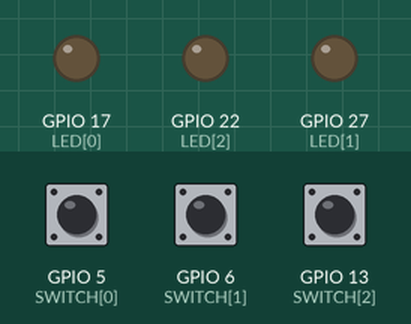
A program run on a simulated Raspberry Pi (BCM pin numbers). Parts: output pins drawn as LEDs (lit = HIGH). The inputs (shaded band) are chosen by the test bench; at power-on: GPIO 5 (SWITCH[0]) LOW, GPIO 6 (SWITCH[1]) LOW, GPIO 13 (SWITCH[2]) LOW.

Above: at 1.2 s.
1.3 s: GPIO 5 (SWITCH[0]) pulled HIGH for 0.15 s
At 1.37 s:
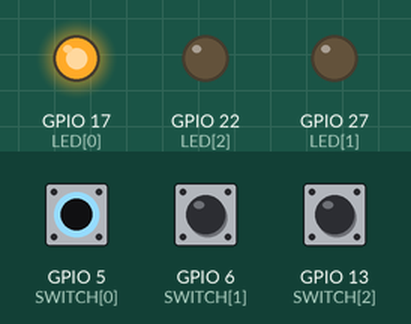
2.9 s: GPIO 6 (SWITCH[1]) pulled HIGH for 0.15 s
At 2.97 s:
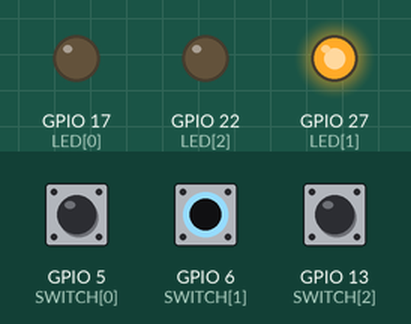
4.5 s: GPIO 13 (SWITCH[2]) pulled HIGH for 0.15 s
At 4.57 s:
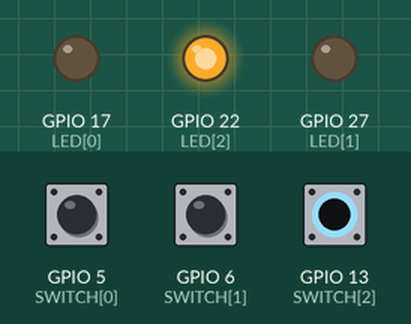
6.1 s: GPIO 13 (SWITCH[2]) pulled HIGH for 3.2 s
At 10.1 s:
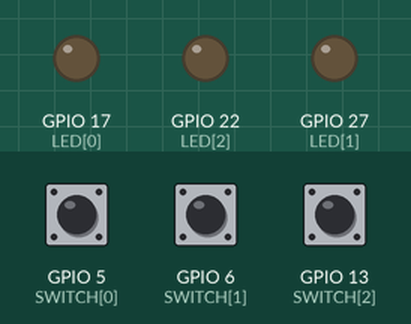
10.8 s: GPIO 5 (SWITCH[0]) pulled HIGH for 3.2 s
At 11.2 s:
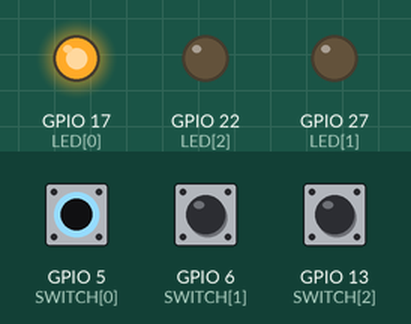
15.5 s: GPIO 5 (SWITCH[0]) driven HIGH and GPIO 6 (SWITCH[1]) driven HIGH
At 16.3 s:
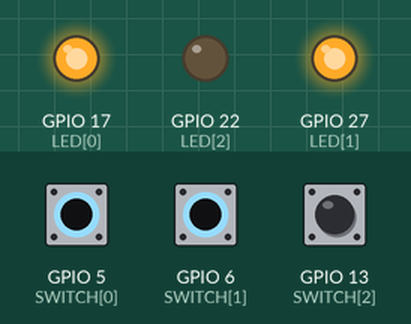
Timing chart, 0 to 18.0 s (numbered marks = the images above; inputs shaded):
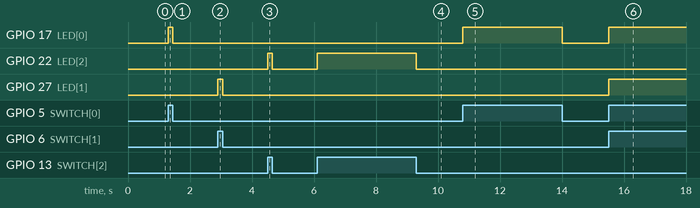

The program:

switch_led_task.py
```python
import RPi.GPIO as GPIO

LED = [17, 27, 22]
SWITCH = [5, 6, 13]

GPIO.setmode(GPIO.BCM)
for i in range(3):
    GPIO.setup(LED[i], GPIO.OUT)
    GPIO.setup(SWITCH[i], GPIO.IN, pull_up_down=GPIO.PUD_DOWN)

try:
    while True:
        for i in range(3):
            if(GPIO.input(SWITCH[i]) == 1):
                GPIO.output(LED[i], 1)
            else:
                GPIO.output(LED[i], 0)

finally:
    GPIO.cleanup()
    print('cleanup and exit')
```

Measured:
- after the input at 1.3 s, GPIO 17 (LED[0]): LOW → HIGH at once, → LOW 0.15 s later
- after the input at 2.9 s, GPIO 27 (LED[1]): LOW → HIGH at once, → LOW 0.15 s later
- after the input at 4.5 s, GPIO 22 (LED[2]): LOW → HIGH at once, → LOW 0.15 s later
- after the input at 6.1 s, GPIO 22 (LED[2]): LOW → HIGH at once, → LOW 3.2 s later
- after the input at 10.8 s, GPIO 17 (LED[0]): LOW → HIGH at once, → LOW 3.2 s later
- after the input at 15.5 s, GPIO 17 (LED[0]), GPIO 27 (LED[1]): LOW → HIGH at once
